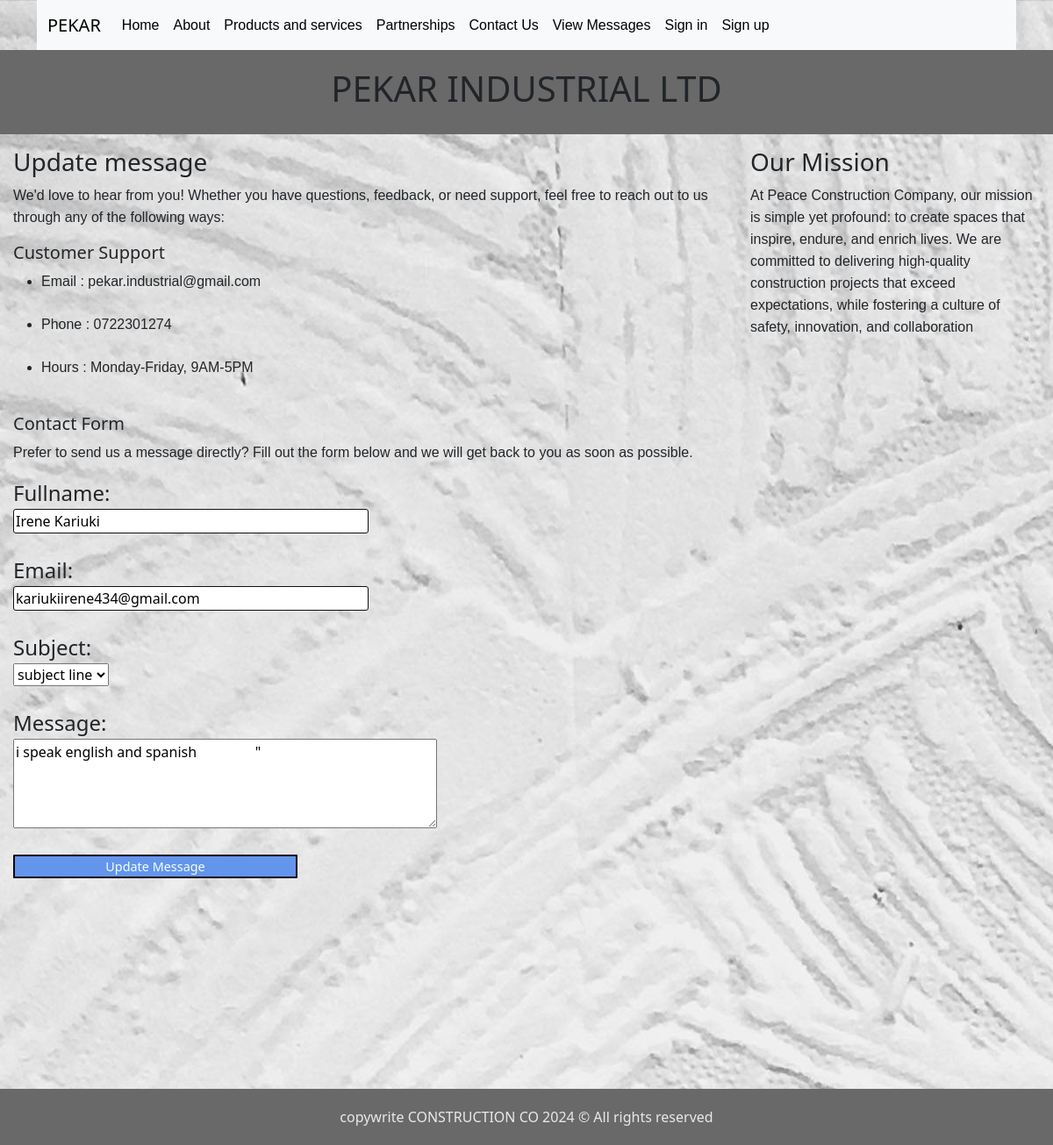
/edit_msg.php?messageId=4, run on the app's committed database.
### tables this page shows
CREATE TABLE `messages` (
  `messageId` tinyint(1) NOT NULL,
  `sender_name` varchar(30) DEFAULT NULL,
  `sender_email` varchar(50) DEFAULT NULL,
  `subject_line` text DEFAULT NULL,
  `text_message` text DEFAULT NULL,
  `datecreated` datetime DEFAULT current_timestamp(),
  `dateupdated` datetime DEFAULT current_timestamp() ON UPDATE current_timestamp()
);

### edit_msg.php (the view, shortened to what this page needs)
<!DOCTYPE html>
<html lang="en">
<head>
    <link rel="stylesheet" href="css.css/style.css">
    <link href="https://cdn.jsdelivr.net/npm/bootstrap@5.3.3/dist/css/bootstrap.min.css" rel="stylesheet">
</head>
<body background="image/pexels-hngstrm-1939485.jpg" style="background-color:beige; ">
    <?php
    require_once ("includes/db_connect.php");
    include_once ("templates/nav.php");
    include_once ("templates/header.php");
    $messageId=$_GET["messageId"];
    $spot_msg = "SELECT * FROM `messages` WHERE messageId = '$messageId' LIMIT 1";
    $spot_msg_res = $conn->query($spot_msg);
    $spot_msg_row = $spot_msg_res->fetch_assoc();
    ?>
    <div class="row:after">
        <div class="content">
            <h3>Update message</h3>
            <p>We'd love to hear from you! Whether you have questions, feedback, or need support, feel free to reach out to us through any of the following ways:</p>
            <h5>Customer Support</h5>
            <ul >
                <li>Email : pekar.industrial@gmail.com </li><br>
                <li>Phone : 0722301274</li><br>
                <li>Hours : Monday-Friday, 9AM-5PM</li><br>
            </ul>
            <h5>Contact Form</h5>
            <p>Prefer to send us a message directly? Fill out the form below and we will get back to you as soon as possible.</p>
            <form action="<?php print htmlspecialchars($_SERVER["PHP_SELF"]); ?>" method="post" class="contacts_form label">
                <label for="fn">Fullname:</label><br>
                <input type="text" id="fn"
                placeholder="Fullname" name="fullname" required value="<?php print $spot_msg_row["sender_name"];?>"><br><br>
                <label for="em">Email:</label><br>
                <input type="email" id="em"
                placeholder="Email" name="email" required value="<?php print $spot_msg_row["sender_email"];?>"><br><br>
                <label for="sl">Subject:</label> <br>
                <select name="Subject_Line" id="sl">
                <option value="<?php print $spot_msg_row["sender_name"];?>"><?php print $spot_msg_row["subject_line"];?></option>
                </select> <br> <br>
                <label for="msg">Message:</label><br>
                <textarea id="msg"
                placeholder="Enter your message here" name="message" rows="4" cols="50" required><?php print $spot_msg_row["text_message"];?>"
                </textarea><br><br>
                <input type="submit" name="update_message" value="Update Message">
            </form>
        </div>
        <?php include_once ("templates/sidebar.php"); ?>
    </div>
    <div class="footer" style="margin-block-start: 800px;">
        copywrite CONSTRUCTION CO 2024 &copy; All rights reserved
    </div>
</body>
</html>

### css.css/structureStyle.css (style rules this page uses)
body { margin: 0; background-image: img width="40%" src="image/Free Vector _ Isolated construction site with workers.jpeg" alt=""; }
* { box-sizing: border-box; }
.footer { background-color: dimgrey; padding: 20px; text-align: center; color: rgb(233, 233, 233); }
.content { float: left; width: 70%; padding: 15px; }

### css.css/formStyle.css (style rules this page uses)
input[type=text],[type=email] { width: 50%; padding: 100px,50px; font-size: 1.0em; border-radius: 3px; border: 1px solid #101010; }
input[type=submit] { width: 40%; padding: 12px,16px; font-size: 0.9em; border-radius: 1px; border: 2px solid #0b0a0a; background-color:cornflowerblue; color: azure; box-sizing: border-box; }
.contacts_form label { font-size: 1.5rem; }

### data on the page
messages: fullname "Irene Kariuki", email "kariukiirene434@gmail.com", Subject_Line "subject line", message "i speak english and spanish \""
